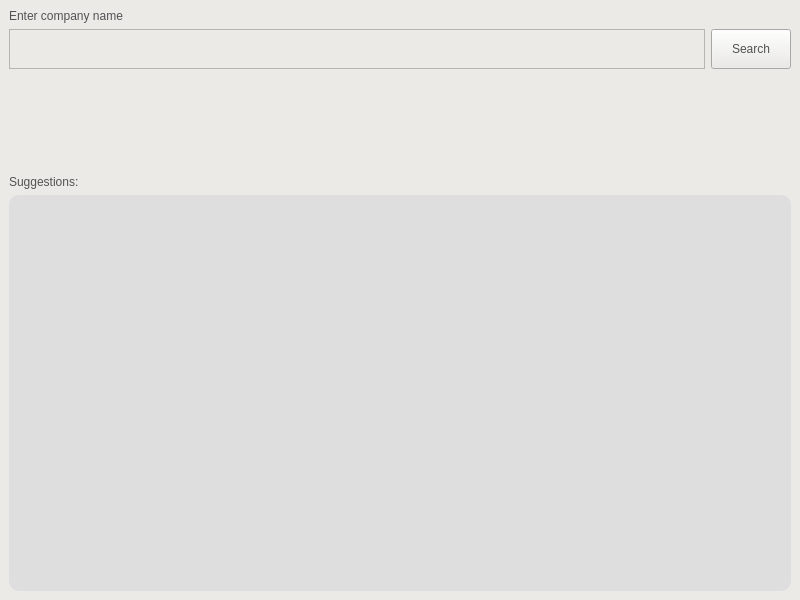
<?xml version="1.0" encoding="UTF-8"?>
<ui version="4.0">
 <class>FigiWindow</class>
 <widget class="QMainWindow" name="FigiWindow">
  <property name="geometry">
   <rect>
    <x>0</x>
    <y>0</y>
    <width>800</width>
    <height>600</height>
   </rect>
  </property>
  <property name="windowTitle">
   <string>Figi Search</string>
  </property>
  <property name="styleSheet">
   <string notr="true">
            QWidget {
                background-color: #ebeae7;
                color: #525252;
            }

            QLabel {
                color: #525253;
            }

            QTextEdit#textEdit {
                border-radius: 10px;
                background-color: rgb(222, 222, 222);
            }

            QPushButton#pushButton {
                margin: 0;
                background-color: rgb(193, 193, 193);
                padding: 5px;
                border-radius: 8px;
            }

            QTableView#tableView {
                border-radius: 10px;
                background-color: rgb(222, 222, 222);
            }
        </string>
  </property>
  <widget class="QWidget" name="centralwidget">
   <layout class="QVBoxLayout" name="verticalLayout_3">
    <item>
     <widget class="QLabel" name="label_2">
      <property name="text">
       <string>Enter company name</string>
      </property>
     </widget>
    </item>
    <item>
     <layout class="QHBoxLayout" name="horizontalLayout_3">
      <property name="spacing">
       <number>-1</number>
      </property>
      <property name="sizeConstraint">
       <enum>QLayout::SetDefaultConstraint</enum>
      </property>
      <property name="bottomMargin">
       <number>100</number>
      </property>
      <item>
       <widget class="QTextEdit" name="input_figi">
        <property name="maximumSize">
         <size>
          <width>16777215</width>
          <height>40</height>
         </size>
        </property>
       </widget>
      </item>
      <item>
       <widget class="QPushButton" name="search_figi_btn">
        <property name="minimumSize">
         <size>
          <width>0</width>
          <height>40</height>
         </size>
        </property>
        <property name="maximumSize">
         <size>
          <width>16777215</width>
          <height>40</height>
         </size>
        </property>
        <property name="text">
         <string>Search</string>
        </property>
       </widget>
      </item>
     </layout>
    </item>
    <item>
     <widget class="QLabel" name="label_6">
      <property name="text">
       <string>Suggestions:</string>
      </property>
     </widget>
    </item>
    <item>
     <widget class="QTableView" name="tableView"/>
    </item>
   </layout>
  </widget>
 </widget>
 <resources/>
 <connections/>
</ui>
